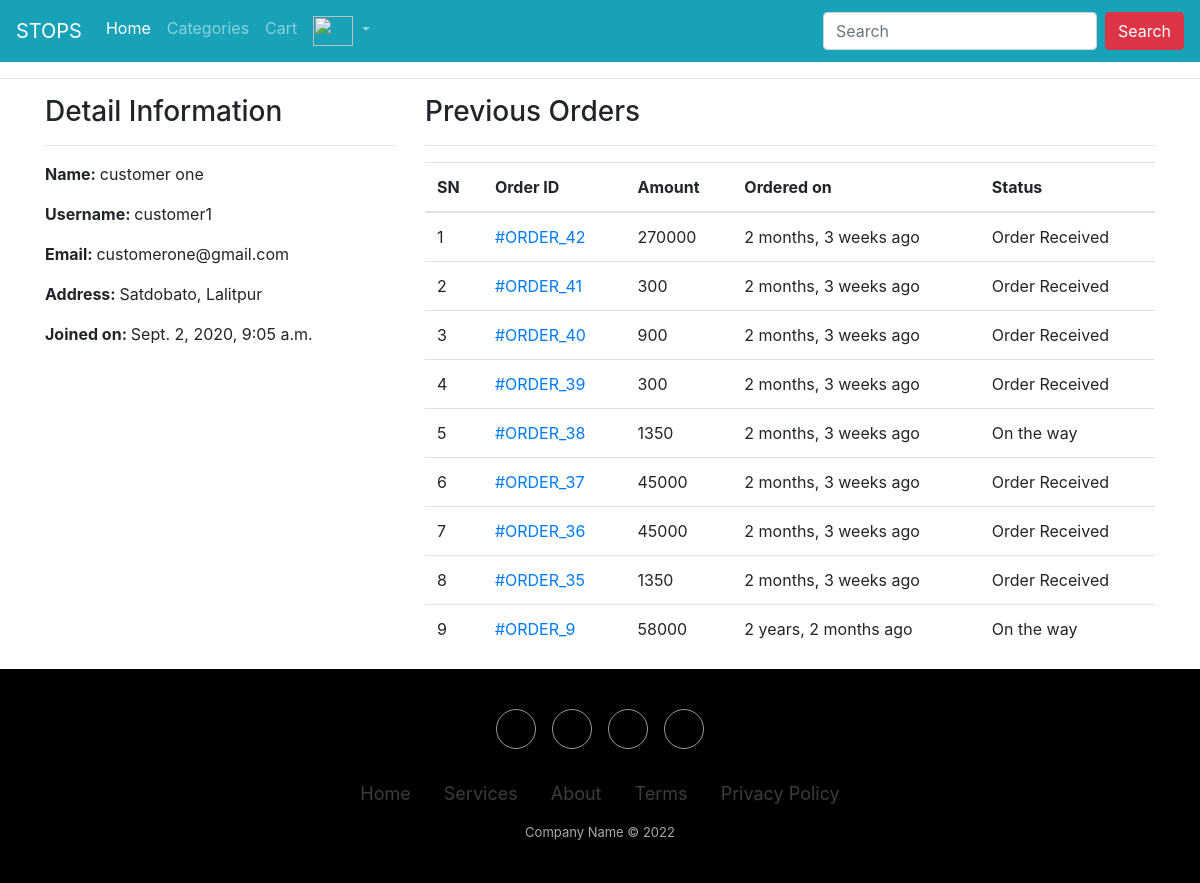
Before: /profile/ (signed in) with the older database file.
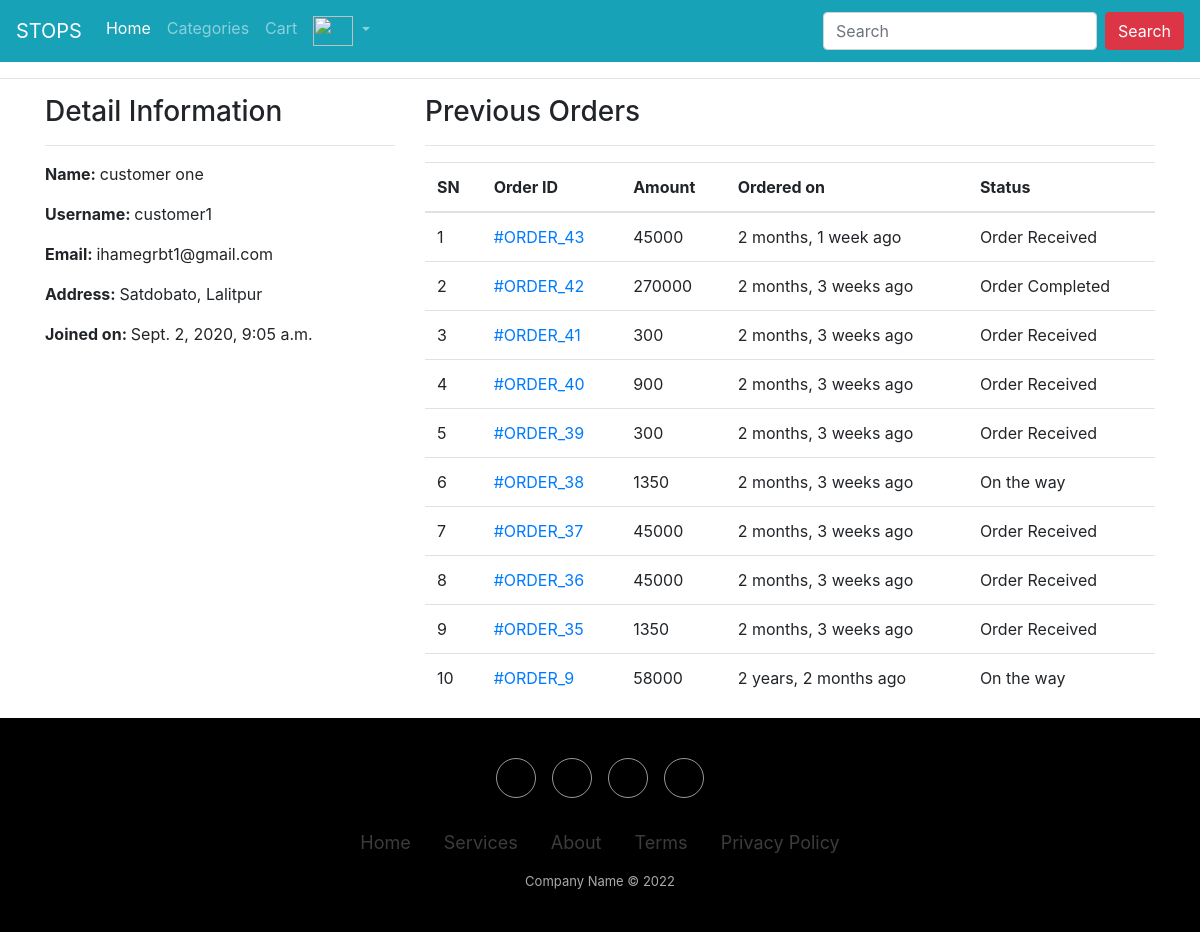
After: the same page with the newer database file.
### ecomapp/models.py (models this page shows, shortened)
class Customer(models.Model):
    user = models.OneToOneField(User, on_delete=models.CASCADE)
    full_name = models.CharField(max_length=200)
    address = models.CharField(max_length=200, null=True, blank=True)
    joined_on = models.DateTimeField(auto_now_add=True)

class Order(models.Model):
    cart = models.OneToOneField(Cart, on_delete=models.CASCADE)
    ordered_by = models.CharField(max_length=200)
    shipping_address = models.CharField(max_length=200)
    mobile = models.CharField(max_length=10)
    email = models.EmailField(null=True, blank=True)
    subtotal = models.PositiveIntegerField()
    discount = models.PositiveIntegerField()
    total = models.PositiveIntegerField()
    order_status = models.CharField(max_length=50, choices=ORDER_STATUS)
    created_at = models.DateTimeField(auto_now_add=True)
    payment_method = models.CharField(
        max_length=20, choices=METHOD, default="Cash On Delivery")
    payment_completed = models.BooleanField(
        default=False, null=True, blank=True)

### ecomapp/views.py (the view)
# urls.py: path("profile/", CustomerProfileView.as_view(), name="customerprofile"),
class CustomerProfileView(TemplateView):
    template_name = "customerprofile.html"
    def dispatch(self, request, *args, **kwargs):
        if request.user.is_authenticated and Customer.objects.filter(user=request.user).exists():
            pass
        else:
            return redirect("/login/?next=/profile/")
        return super().dispatch(request, *args, **kwargs)
    def get_context_data(self, **kwargs):
        context = super().get_context_data(**kwargs)
        customer = self.request.user.customer
        context['customer'] = customer
        orders = Order.objects.filter(cart__customer=customer).order_by("-id")
        context["orders"] = orders
        return context

### templates/customerprofile.html (shortened to what this page needs)
{% extends 'base1.html' %}
{% block content %}
<div class="container">
    <div class="row">
        <div class="col-md-4">
            <h3>Detail Information</h3><hr>
            <p><span class="font-weight-bold">Name: </span> {{customer.full_name}}</p>
            <p><span class="font-weight-bold">Username: </span> {{customer.user.username}}</p>
            <p><span class="font-weight-bold">Email: </span> {{customer.user.email}}</p>
            <p><span class="font-weight-bold">Address: </span> {{customer.address}}</p>
            <p><span class="font-weight-bold">Joined on: </span> {{customer.joined_on}}</p>
        </div>
        <div class="col-md-8">
            <h3>Previous Orders</h3>
            <hr>
            <table class="table">
                <thead>
                    <tr>
                        <th>SN</th>
                        <th>Order ID</th>
                        <th>Amount</th>
                        <th>Ordered on</th>
                        <th>Status</th>
                    </tr>
                </thead>
                <tbody>
                    {% for ord in orders %}
                    <tr>
                        <td>{{forloop.counter}}</td>
                        <td><a href="{% url 'ecomapp:customerorderdetail' ord.pk %}"> #ORDER_{{ord.id}}</a></td>
                        <td>{{ord.total}}</td>
                        <td>{{ord.created_at|timesince}} ago</td>
                        <td>{{ord.order_status}}</td>
                    </tr>
                    {% endfor %}
                </tbody>
            </table>
        </div>
    </div>
</div>
{% endblock %}

Changed rows visible on the page:
changed through a linked row, Customer "customer one": user.email "customerone@gmail.com" → "ihamegrbt1@gmail.com"
added Order: id "43", total "45000", created_at "2 months, 1 week", order_status "Order Received"
changed Order id 42: order_status "Order Received" → "Order Completed"
